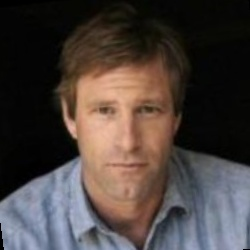
#> input picture data/test/Aaron_Eckhart/Aaron_Eckhart_0001.jpg, 250 x 250 px
$ python -i preprocess.py   (imports and definitions only)
#> lines starting #> are read from the running program, lines starting #| are printed output that depends on the picture
"""
Image preprocessing utilities:
  - load image from file or numpy array
  - convert to grayscale
  - normalise pixel values
  - resize to a fixed shape
  - detect and crop the largest face
  - denoise / histogram-equalise
"""
import cv2
import numpy as np
from typing import Optional, Tuple
import sys
import os

sys.path.insert(0, os.path.join(os.path.dirname(__file__), ".."))
from config import IMAGE_SIZE, FACE_MARGIN, HAAR_CASCADE_PATH


def load_image(source) -> np.ndarray:
    """
    Load an image from a file path or return a copy if already a numpy array.

    Parameters
    ----------
    source : str | np.ndarray
        File path or BGR image array.

    Returns
    -------
    np.ndarray  BGR image (uint8).
    """
    if isinstance(source, np.ndarray):
        return source.copy()
    img = cv2.imread(source)
    if img is None:
        raise FileNotFoundError(f"Could not read image: {source}")
    return img


def to_grayscale(img: np.ndarray) -> np.ndarray:
    """Convert a BGR image to grayscale."""
    if len(img.shape) == 2:
        return img
    return cv2.cvtColor(img, cv2.COLOR_BGR2GRAY)


def normalize(img: np.ndarray) -> np.ndarray:
    """
    Normalize pixel values to [0, 1] (float32).
    If the image has integer dtype the values are divided by 255.
    """
    img = img.astype(np.float32)
    return img / 255.0


def resize(img: np.ndarray, size: Tuple[int, int] = IMAGE_SIZE) -> np.ndarray:
    """Resize *img* to (width, height) using bilinear interpolation."""
    return cv2.resize(img, size, interpolation=cv2.INTER_LINEAR)


def denoise(img: np.ndarray) -> np.ndarray:
    """Apply a mild Gaussian blur to reduce sensor noise."""
    return cv2.GaussianBlur(img, (3, 3), 0)


def equalize_histogram(gray: np.ndarray) -> np.ndarray:
    """Apply CLAHE histogram equalisation to improve lighting invariance."""
    clahe = cv2.createCLAHE(clipLimit=2.0, tileGridSize=(8, 8))
    if gray.dtype != np.uint8:
        gray = (gray * 255).clip(0, 255).astype(np.uint8)
    return clahe.apply(gray)


def _get_haar_classifier() -> cv2.CascadeClassifier:
    """Return a face Haar Cascade classifier."""
    path = HAAR_CASCADE_PATH or cv2.data.haarcascades + "haarcascade_frontalface_default.xml"
    clf = cv2.CascadeClassifier(path)
    if clf.empty():
        raise RuntimeError(f"Failed to load Haar cascade from: {path}")
    return clf


def detect_faces(img: np.ndarray):
    """
    Detect faces in *img* using the Haar Cascade detector.

    Parameters
    ----------
    img : np.ndarray
        BGR or grayscale image.

    Returns
    -------
    list[tuple[int, int, int, int]]
        List of (x, y, w, h) bounding boxes, largest face first.
    """
    gray = to_grayscale(img) if len(img.shape) == 3 else img
    if gray.dtype != np.uint8:
        gray = (gray * 255).clip(0, 255).astype(np.uint8)

    clf = _get_haar_classifier()
    faces = clf.detectMultiScale(
        gray,
        scaleFactor=1.1,
        minNeighbors=5,
        minSize=(30, 30),
        flags=cv2.CASCADE_SCALE_IMAGE,
    )
    if len(faces) == 0:
        return []
    # Sort by area descending (largest face first)
    faces = sorted(faces, key=lambda f: f[2] * f[3], reverse=True)
    return [tuple(f) for f in faces]


def crop_face(
    img: np.ndarray,
    box: Tuple[int, int, int, int],
    margin: float = FACE_MARGIN,
) -> np.ndarray:
    """
    Crop the face region from *img* with an optional margin.

    Parameters
    ----------
    img    : BGR or grayscale image.
    box    : (x, y, w, h) bounding box.
    margin : fractional padding added around the box (0 = no padding).
    """
    x, y, w, h = box
    h_img, w_img = img.shape[:2]

    pad_x = int(w * margin)
    pad_y = int(h * margin)

    x1 = max(0, x - pad_x)
    y1 = max(0, y - pad_y)
    x2 = min(w_img, x + w + pad_x)
    y2 = min(h_img, y + h + pad_y)

    return img[y1:y2, x1:x2]


def preprocess_image(
    source,
    target_size: Tuple[int, int] = IMAGE_SIZE,
    grayscale: bool = True,
    detect_face: bool = True,
    apply_equalize: bool = True,
) -> Optional[np.ndarray]:
    """
    Full preprocessing pipeline:
      load → (detect & crop face) → grayscale → denoise
      → histogram equalise → resize → normalise.

    Parameters
    ----------
    source       : file path or numpy array (BGR).
    target_size  : output (width, height).
    grayscale    : if True the output has a single channel.
    detect_face  : if True, attempt to crop the largest face.
    apply_equalize: if True apply CLAHE equalisation.

    Returns
    -------
    np.ndarray (float32, values in [0, 1]) or None if no face was detected
    when *detect_face* is True.
    """
    img = load_image(source)

    if detect_face:
        faces = detect_faces(img)
        if not faces:
            return None
        img = crop_face(img, faces[0])

    if grayscale:
        img = to_grayscale(img)

    img = denoise(img)

    if apply_equalize and grayscale:
        img = equalize_histogram(img)

    img = resize(img, target_size)
    img = normalize(img)
    return img

>>> import cv2
>>> picture = cv2.imread('../data/test/Aaron_Eckhart/Aaron_Eckhart_0001.jpg')
#> picture is the input picture: shape (250, 250, 3); mean B, G, R 61.6, 65, 74.5
>>> result = preprocess_image(picture)
#> in to_grayscale, `return cv2.cvtColor(img, cv2.COLOR_BGR2GRAY)`:
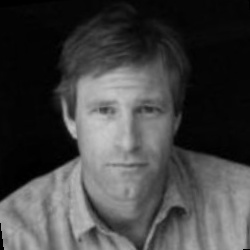
#> returned value: shape (250, 250); min 0, max 200, mean 67.5
#> in detect_faces, `faces = clf.detectMultiScale( gray, scaleFactor=1.1, minNeighbors=5, m..`: faces = [[65, 63, 123, 123]]
#> in preprocess_image, `faces = detect_faces(img)`: faces = [(65, 63, 123, 123)]
#> in crop_face, `x, y, w, h = box`: x = 65; y = 63; w = 123
#> in crop_face, `pad_x = int(w * margin)`: pad_x = 24
#> in crop_face, `x1 = max(0, x - pad_x)`: x1 = 41
#> in crop_face, `y1 = max(0, y - pad_y)`: y1 = 39
#> in crop_face, `x2 = min(w_img, x + w + pad_x)`: x2 = 212
#> in crop_face, `y2 = min(h_img, y + h + pad_y)`: y2 = 210
#> in crop_face, `return img[y1:y2, x1:x2]`:
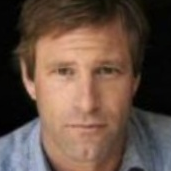
#> returned value: shape (171, 171, 3); mean of channels 0, 1, 2 68.4, 80.6, 102.4; drawn as B, G, R
#> in to_grayscale (call 2), `return cv2.cvtColor(img, cv2.COLOR_BGR2GRAY)`:
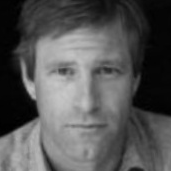
#> returned value: shape (171, 171); min 0, max 200, mean 85.7
#> in equalize_histogram, `return clahe.apply(gray)`:
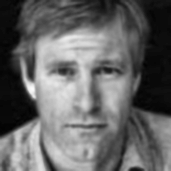
#> returned value: shape (171, 171); min 2, max 251, mean 102
